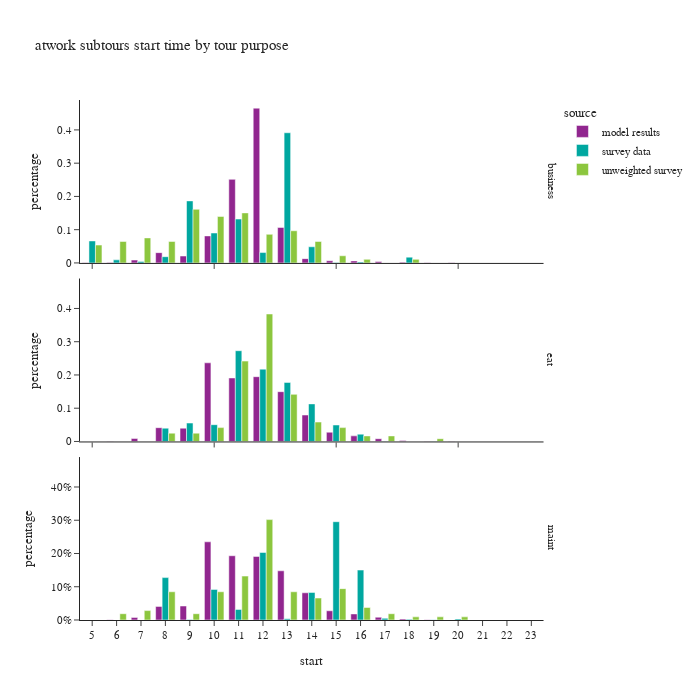

The code cell stored with this chart in its notebook:
### Code cell
df_plot = atwork_subtour.groupby(['source','tour_type','start'])[['tour_weight']].sum().reset_index()
df_plot['percentage'] = df_plot.groupby(['source','tour_type'], group_keys=False)['tour_weight']. \
    apply(lambda x: x / float(x.sum()))

fig = px.bar(df_plot, x="start", y="percentage", color="source",barmode="group",
             facet_row='tour_type',
             title="atwork subtours start time by tour purpose")
fig.for_each_annotation(lambda a: a.update(text = a.text.split("=")[-1]))
fig.update_layout(height=700, width=700, yaxis=dict(tickformat=".0%"), xaxis=dict(dtick="1"))
fig.show()

### Figure 1 — Plotly figure (JSON) as saved in the notebook; plotly's stock layout.template omitted (floating-point values rounded to 4 significant figures)
{"data": [{"alignmentgroup": "True", "hovertemplate": "source=model results<br>tour_type=business<br>start=%{x}<br>percentage=%{y}<extra></extra>", "legendgroup": "model results", "marker": {"color": "#91268F", "pattern": {"shape": ""}}, "name": "model results", "offsetgroup": "model results", "orientation": "v", "showlegend": true, "textposition": "auto", "type": "bar", "x": [5.0, 6.0, 7.0, 8.0, 9.0, 10.0, 11.0, 12.0, 13.0, 14.0, 15.0, 16.0, 17.0, 18.0, 19.0, 20.0, 21.0, 22.0], "xaxis": "x3", "y": [0.000425, 0.001032, 0.008601, 0.03098, 0.02074, 0.0813, 0.2513, 0.4655, 0.1067, 0.01293, 0.006638, 0.006152, 0.004311, 0.002429, 0.0005059, 0.0002631, 0.0001012, 0.0001012], "yaxis": "y3"}, {"alignmentgroup": "True", "hovertemplate": "source=model results<br>tour_type=eat<br>start=%{x}<br>percentage=%{y}<extra></extra>", "legendgroup": "model results", "marker": {"color": "#91268F", "pattern": {"shape": ""}}, "name": "model results", "offsetgroup": "model results", "orientation": "v", "showlegend": false, "textposition": "auto", "type": "bar", "x": [5.0, 6.0, 7.0, 8.0, 9.0, 10.0, 11.0, 12.0, 13.0, 14.0, 15.0, 16.0, 17.0, 18.0, 19.0, 20.0, 21.0, 22.0, 23.0], "xaxis": "x2", "y": [0.0001589, 0.0008492, 0.009077, 0.04147, 0.03995, 0.2366, 0.191, 0.1948, 0.1497, 0.07948, 0.02781, 0.01681, 0.008346, 0.003015, 0.0004178, 0.0002725, 0.0001408, 8.628e-05, 3.179e-05], "yaxis": "y2"}, {"alignmentgroup": "True", "hovertemplate": "source=model results<br>tour_type=maint<br>start=%{x}<br>percentage=%{y}<extra></extra>", "legendgroup": "model results", "marker": {"color": "#91268F", "pattern": {"shape": ""}}, "name": "model results", "offsetgroup": "model results", "orientation": "v", "showlegend": false, "textposition": "auto", "type": "bar", "x": [5.0, 6.0, 7.0, 8.0, 9.0, 10.0, 11.0, 12.0, 13.0, 14.0, 15.0, 16.0, 17.0, 18.0, 19.0, 20.0, 21.0, 22.0], "xaxis": "x", "y": [0.0002838, 0.0009364, 0.00786, 0.04097, 0.04202, 0.2351, 0.1933, 0.1913, 0.1479, 0.08183, 0.02772, 0.01827, 0.008371, 0.003206, 0.0005675, 0.0001703, 0.0001703, 2.838e-05], "yaxis": "y"}, {"alignmentgroup": "True", "hovertemplate": "source=survey data<br>tour_type=business<br>start=%{x}<br>percentage=%{y}<extra></extra>", "legendgroup": "survey data", "marker": {"color": "#00A7A0", "pattern": {"shape": ""}}, "name": "survey data", "offsetgroup": "survey data", "orientation": "v", "showlegend": true, "textposition": "auto", "type": "bar", "x": [5.0, 6.0, 7.0, 8.0, 9.0, 10.0, 11.0, 12.0, 13.0, 14.0, 15.0, 16.0, 18.0], "xaxis": "x3", "y": [0.06611, 0.00924, 0.004564, 0.01878, 0.1866, 0.09001, 0.132, 0.0312, 0.3915, 0.0486, 0.001278, 0.002719, 0.01745], "yaxis": "y3"}, {"alignmentgroup": "True", "hovertemplate": "source=survey data<br>tour_type=eat<br>start=%{x}<br>percentage=%{y}<extra></extra>", "legendgroup": "survey data", "marker": {"color": "#00A7A0", "pattern": {"shape": ""}}, "name": "survey data", "offsetgroup": "survey data", "orientation": "v", "showlegend": false, "textposition": "auto", "type": "bar", "x": [8.0, 9.0, 10.0, 11.0, 12.0, 13.0, 14.0, 15.0, 16.0, 17.0, 19.0], "xaxis": "x2", "y": [0.04, 0.05536, 0.05048, 0.2729, 0.2175, 0.1775, 0.113, 0.04955, 0.02198, 0.0009477, 0.0006589], "yaxis": "y2"}, {"alignmentgroup": "True", "hovertemplate": "source=survey data<br>tour_type=maint<br>start=%{x}<br>percentage=%{y}<extra></extra>", "legendgroup": "survey data", "marker": {"color": "#00A7A0", "pattern": {"shape": ""}}, "name": "survey data", "offsetgroup": "survey data", "orientation": "v", "showlegend": false, "textposition": "auto", "type": "bar", "x": [6.0, 7.0, 8.0, 9.0, 10.0, 11.0, 12.0, 13.0, 14.0, 15.0, 16.0, 17.0, 18.0, 19.0, 20.0], "xaxis": "x", "y": [0.0002769, 0.0, 0.1275, 0.001654, 0.09203, 0.03186, 0.2031, 0.003633, 0.08291, 0.2956, 0.1501, 0.005204, 0.001944, 0.001087, 0.003129], "yaxis": "y"}, {"alignmentgroup": "True", "hovertemplate": "source=unweighted survey<br>tour_type=business<br>start=%{x}<br>percentage=%{y}<extra></extra>", "legendgroup": "unweighted survey", "marker": {"color": "#8CC63E", "pattern": {"shape": ""}}, "name": "unweighted survey", "offsetgroup": "unweighted survey", "orientation": "v", "showlegend": true, "textposition": "auto", "type": "bar", "x": [5.0, 6.0, 7.0, 8.0, 9.0, 10.0, 11.0, 12.0, 13.0, 14.0, 15.0, 16.0, 18.0], "xaxis": "x3", "y": [0.05376, 0.06452, 0.07527, 0.06452, 0.1613, 0.1398, 0.1505, 0.08602, 0.09677, 0.06452, 0.02151, 0.01075, 0.01075], "yaxis": "y3"}, {"alignmentgroup": "True", "hovertemplate": "source=unweighted survey<br>tour_type=eat<br>start=%{x}<br>percentage=%{y}<extra></extra>", "legendgroup": "unweighted survey", "marker": {"color": "#8CC63E", "pattern": {"shape": ""}}, "name": "unweighted survey", "offsetgroup": "unweighted survey", "orientation": "v", "showlegend": false, "textposition": "auto", "type": "bar", "x": [8.0, 9.0, 10.0, 11.0, 12.0, 13.0, 14.0, 15.0, 16.0, 17.0, 19.0], "xaxis": "x2", "y": [0.025, 0.025, 0.04167, 0.2417, 0.3833, 0.1417, 0.05833, 0.04167, 0.01667, 0.01667, 0.008333], "yaxis": "y2"}, {"alignmentgroup": "True", "hovertemplate": "source=unweighted survey<br>tour_type=maint<br>start=%{x}<br>percentage=%{y}<extra></extra>", "legendgroup": "unweighted survey", "marker": {"color": "#8CC63E", "pattern": {"shape": ""}}, "name": "unweighted survey", "offsetgroup": "unweighted survey", "orientation": "v", "showlegend": false, "textposition": "auto", "type": "bar", "x": [6.0, 7.0, 8.0, 9.0, 10.0, 11.0, 12.0, 13.0, 14.0, 15.0, 16.0, 17.0, 18.0, 19.0, 20.0], "xaxis": "x", "y": [0.01887, 0.0283, 0.08491, 0.01887, 0.08491, 0.1321, 0.3019, 0.08491, 0.06604, 0.09434, 0.03774, 0.01887, 0.009434, 0.009434, 0.009434], "yaxis": "y"}], "layout": {"annotations": [{"font": {}, "showarrow": false, "text": "maint", "textangle": 90, "x": 0.98, "xanchor": "left", "xref": "paper", "y": 0.1567, "yanchor": "middle", "yref": "paper"}, {"font": {}, "showarrow": false, "text": "eat", "textangle": 90, "x": 0.98, "xanchor": "left", "xref": "paper", "y": 0.5, "yanchor": "middle", "yref": "paper"}, {"font": {}, "showarrow": false, "text": "business", "textangle": 90, "x": 0.98, "xanchor": "left", "xref": "paper", "y": 0.8433, "yanchor": "middle", "yref": "paper"}], "barmode": "group", "height": 700, "legend": {"title": {"text": "source"}, "tracegroupgap": 0}, "title": {"text": "atwork subtours start time by tour purpose"}, "width": 700, "xaxis": {"anchor": "y", "domain": [0.0, 0.98], "dtick": "1", "title": {"text": "start"}}, "xaxis2": {"anchor": "y2", "domain": [0.0, 0.98], "matches": "x", "showticklabels": false}, "xaxis3": {"anchor": "y3", "domain": [0.0, 0.98], "matches": "x", "showticklabels": false}, "yaxis": {"anchor": "x", "domain": [0.0, 0.3133], "tickformat": ".0%", "title": {"text": "percentage"}}, "yaxis2": {"anchor": "x2", "domain": [0.3433, 0.6567], "matches": "y", "title": {"text": "percentage"}}, "yaxis3": {"anchor": "x3", "domain": [0.6867, 1.0], "matches": "y", "title": {"text": "percentage"}}}}
